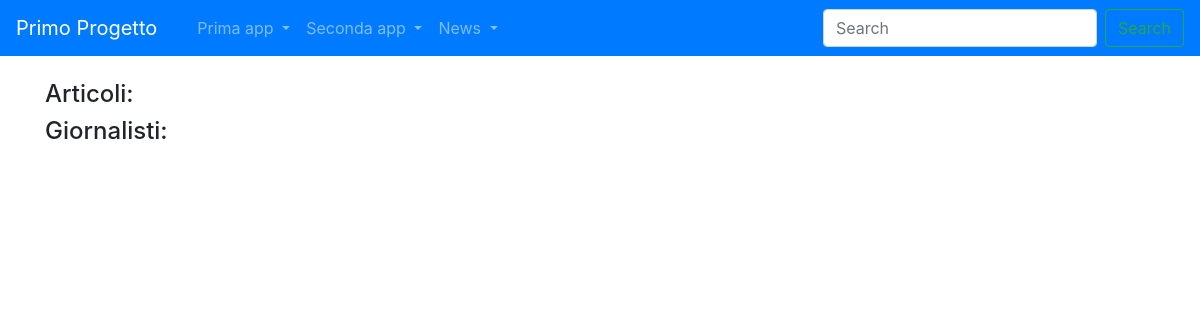
Before: /news/ with the older database file.
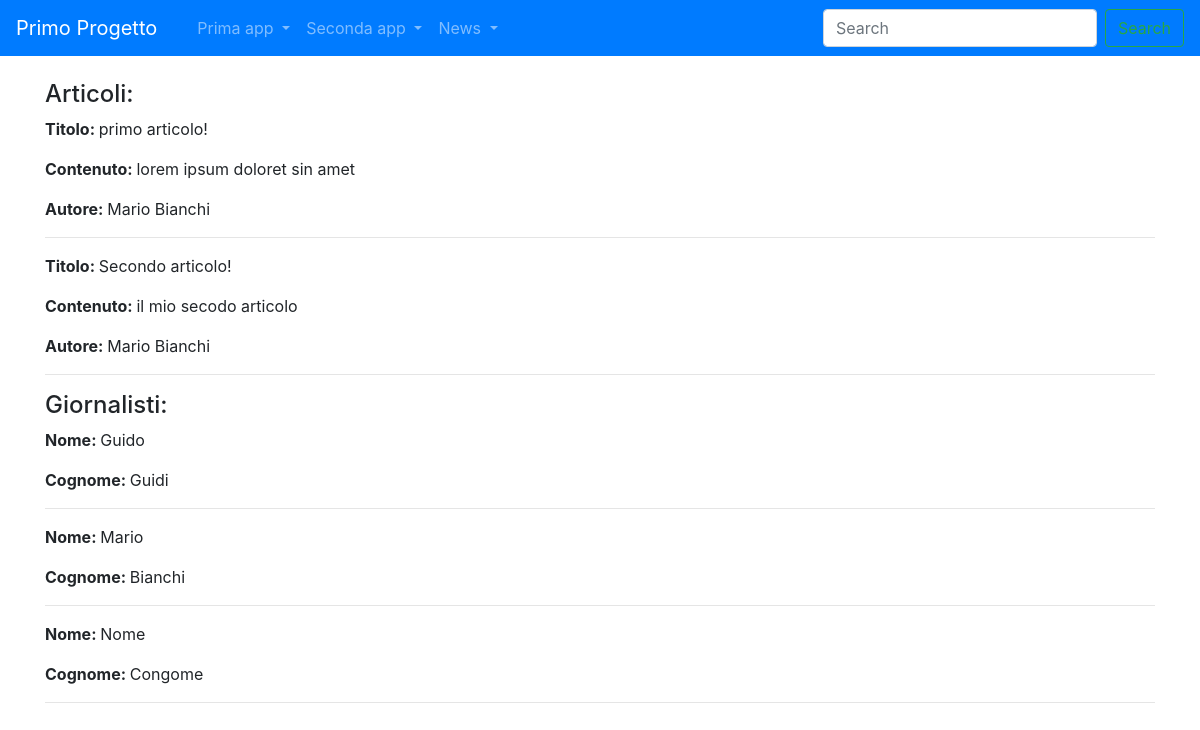
After: the same page with the newer database file.
### news/models.py (models this page shows)
class Articolo(models.Model):
    titolo = models.CharField(max_length=100)
    contenuto = models.TextField()
    giornalista = models.ForeignKey(Giornalista, on_delete=models.CASCADE, related_name="articoli",default=1)
    def __str__(self):
        return self.titolo

class Giornalista(models.Model):
    nome = models.CharField(max_length=20)
    cognome = models.CharField(max_length=20)
    def __str__ (self):
        return self.nome+" "+self.cognome

### news/views.py (the view)
# urls.py: path('',home, name="homeview"),
def home(request):
    articoli= Articolo.objects.all()
    giornalisti= Giornalista.objects.all()
    context= {"articoli":articoli,"giornalisti":giornalisti}
    print(context)
    return render(request, "home.html", context)

### news/templates/home.html (shortened to what this page needs)
{% extends 'base.html' %}
{% block content %}
<h4>Articoli:</h4>
    {% for articolo in articoli %}
        <p><strong>Titolo: </strong>{{ articolo.titolo }}</p>
        <p><strong>Contenuto: </strong>{{ articolo.contenuto }}</p>
        <p><strong>Autore: </strong>{{ articolo.giornalista }}</p>
        <hr>
    {% endfor %}
<h4>Giornalisti:</h4>
    {% for giornalista in giornalisti %}
    <p><strong>Nome: </strong>{{ giornalista.nome }}</p>
    <p><strong>Cognome: </strong>{{ giornalista.cognome }}</p>
    <hr>
    {% endfor %}
{% endblock content %}

### templates/base.html (shortened to what this page needs)
<!doctype html>
{% load static %}
<html lang="en">
  <head>
    <link rel="stylesheet" href="https://cdn.jsdelivr.net/npm/bootstrap@4.5.3/dist/css/bootstrap.min.css">
  </head>
  <body>
    <nav class="navbar navbar-expand-lg navbar-dark bg-primary">
      <a class="navbar-brand" href="/">Primo Progetto</a>
        <div class="collapse navbar-collapse" id="navbarSupportedContent">
            <ul class="navbar-nav mr-auto">
                <li class="nav-item active">
                    <a class="nav-link" href="/"> <span class="sr-only">(current)</span></a>
                </li>
                <li class="nav-item dropdown">
                    <a class="nav-link dropdown-toggle" href="#" id="navbarDropdown" role="button"
                       data-toggle="dropdown"
                       aria-haspopup="true" aria-expanded="false">
                        Prima app
                    </a>
                </li>
                <li class="nav-item dropdown">
                    <a class="nav-link dropdown-toggle" href="#" id="navbarDropdown" role="button"
                       data-toggle="dropdown" aria-haspopup="true" aria-expanded="false">
                        Seconda app
                    </a>
                </li>
                <li class="nav-item dropdown">
                  <a class="nav-link dropdown-toggle" href="#" id="navbarDropdown" role="button"
                     data-toggle="dropdown" aria-haspopup="true" aria-expanded="false">
                      News
                  </a>
              </li>
          </ul>
          <form class="form-inline my-2 my-lg-0">
            <input class="form-control mr-sm-2" type="search" placeholder="Search" aria-label="Search">
            <button class="btn btn-outline-success my-2 my-sm-0" type="submit">Search</button>
          </form>
        </div>
      </nav>
      <div class="container my-4">
        {% block content %}
        {% endblock content %}
      </div>
  </body>
</html>

Changed rows visible on the page:
added Articolo: titolo "primo articolo!", contenuto "lorem ipsum doloret sin amet", giornalista "Mario Bianchi"
added Articolo: titolo "Secondo articolo!", contenuto "il mio secodo articolo", giornalista "Mario Bianchi"
added Giornalista: nome "Guido", cognome "Guidi"
added Giornalista: nome "Mario", cognome "Bianchi"
added Giornalista: nome "Nome", cognome "Congome"
